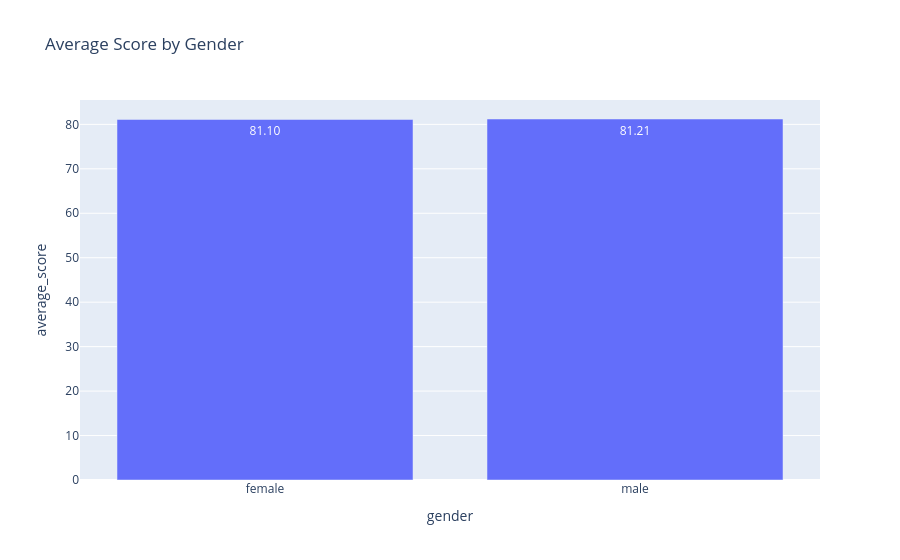

The code cell stored with this chart in its notebook:
### Markdown cell above
### 8.2 Average Score by Gender

Compares mean performance between genders.

### Code cell
gender_avg = df.groupby("gender")["average_score"].mean().reset_index()

fig2 = px.bar(
    gender_avg,
    x="gender",
    y="average_score",
    text_auto=".2f",
    title="Average Score by Gender"
)
fig2.show()

### Figure 1 — Plotly figure (JSON) as saved in the notebook; plotly's stock layout.template omitted (floating-point values rounded to 4 significant figures)
{"data": [{"hovertemplate": "gender=%{x}<br>average_score=%{y}<extra></extra>", "legendgroup": "", "marker": {"color": "#636efa", "pattern": {"shape": ""}}, "name": "", "orientation": "v", "showlegend": false, "textposition": "auto", "texttemplate": "%{y:.2f}", "type": "bar", "x": ["female", "male"], "xaxis": "x", "y": [81.1, 81.21], "yaxis": "y"}], "layout": {"barmode": "relative", "legend": {"tracegroupgap": 0}, "title": {"text": "Average Score by Gender"}, "xaxis": {"anchor": "y", "domain": [0, 1], "title": {"text": "gender"}}, "yaxis": {"anchor": "x", "domain": [0, 1], "title": {"text": "average_score"}}}}
